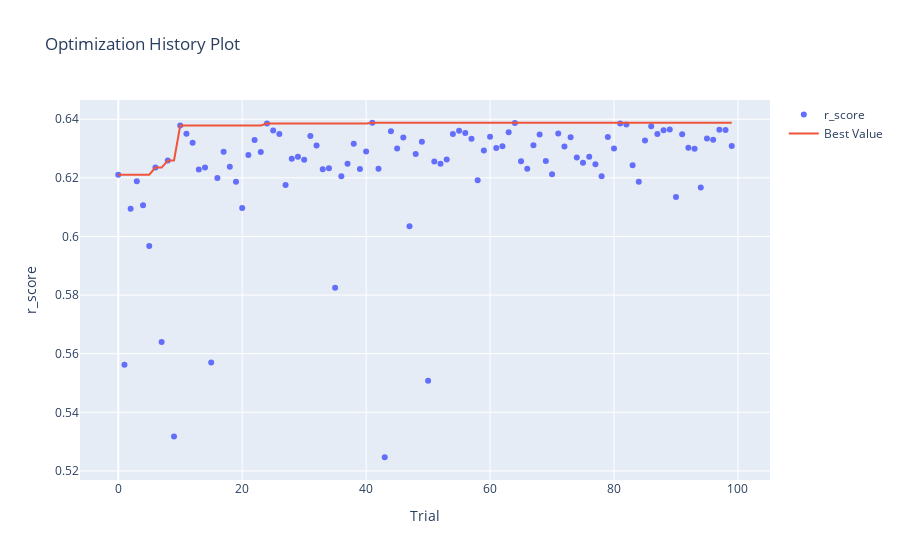

The cell this chart's notebook holds for it:
### Code cell
%%time
# create study set
study = optuna.create_study(study_name="gbr", direction="maximize", sampler=sampler)
# try multiple times
study.optimize(optuna_gbr, n_trials=100)

clear_output(wait=False)

best_hyperparameters = study.best_params
print(f"\tparams: {best_hyperparameters}")

display(optuna.visualization.plot_optimization_history(study, target_name="r_score"))
